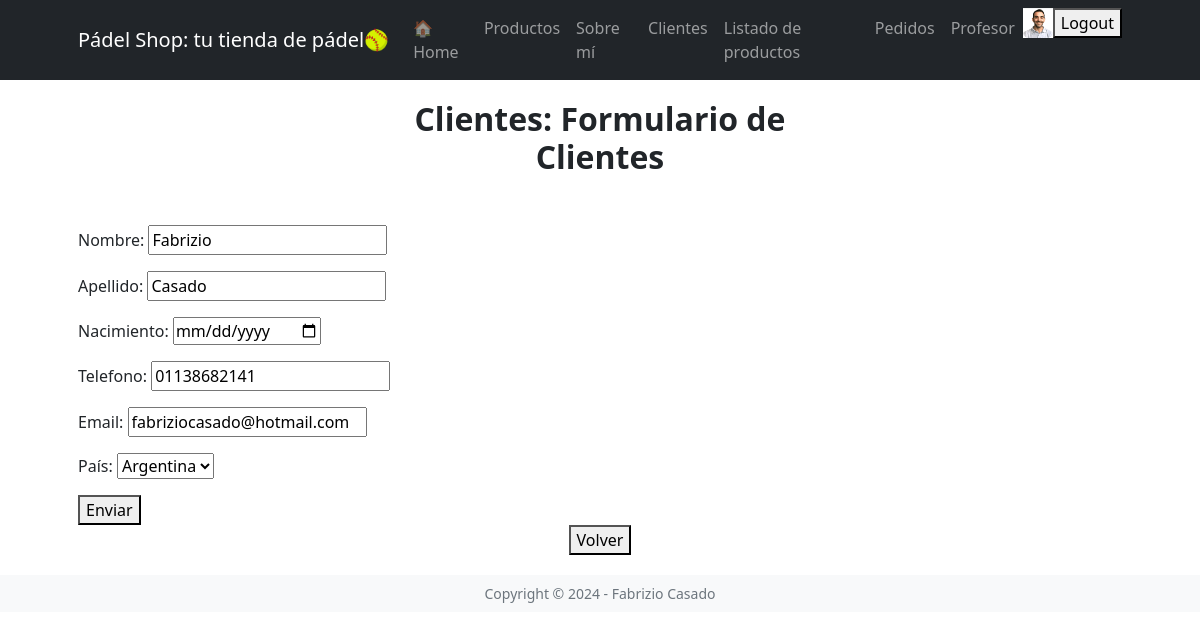
The page /clientes/cliente/update/1 (signed in) on the database its author committed.
### ventas/models.py (models this page shows, shortened)
class Vendedor(models.Model):
    usuario = models.OneToOneField(User, on_delete=models.CASCADE, related_name='vendedor')
    celular = models.CharField(max_length=50, blank=True, null=True)
    avatar = models.ImageField(upload_to='avatares', blank=True, null=True)
    class Meta:
        verbose_name = 'Vendedor'
        verbose_name_plural = 'Vendedores'

### clientes/models.py (models this page shows, shortened)
class Cliente(models.Model):
    nombre = models.CharField(max_length=50)
    apellido = models.CharField(max_length=50)
    nacimiento = models.DateField(null=True, blank=True)
    telefono = models.CharField(
        max_length=15,
        null = True,
        blank = False,
        validators=[
            RegexValidator(r'^\d{10,15}$', 'El número de teléfono debe contener solo números (entre 10 y 15 dígitos).')
        ]
    )
    email = models.CharField(max_length=100, null=True, blank=True,)
    pais_origen_id = models.ForeignKey(
        Pais, on_delete=models.SET_NULL, null=True, blank=True, verbose_name='País'
    )
    class Meta:
        verbose_name = 'Cliente'
        verbose_name_plural = 'Clientes'

class Pais(models.Model):
    nombre = models.CharField(max_length=50, unique=True)
    def __str__(self):
        return self.nombre
    class Meta:
        verbose_name = 'País de origen'
        verbose_name_plural = 'Países de origen'

### clientes/views.py (the view)
# urls.py: path('cliente/update/<int:pk>', login_required(views.ClienteUpdate.as_view()), name='cliente_update'),
class ClienteUpdate(UpdateView):
    model = Cliente
    form_class = ClienteForm
    success_url = reverse_lazy('clientes:cliente_list')

### clientes/forms.py
class ClienteForm(forms.ModelForm):
    class Meta:
        model = Cliente
        fields = '__all__'
        widgets = {'nacimiento': forms.DateInput(attrs={'type': 'date'})}

### clientes/templates/clientes/cliente_form.html (shortened to what this page needs)
{% extends 'core/base.html' %}
{% block header %}
    Clientes: Formulario de Clientes
{% endblock header %}
{% block main %}
    <form method="post">
        {{ form.as_p }}
        <button type="submit">Enviar</button>
    </form>
    {% include 'clientes/partials/volver_cliente.html' %}
{% endblock main %}

### core/templates/core/componentes/navbar.html (shortened to what this page needs)
{% load static %}
<nav class="navbar navbar-expand-lg navbar-dark bg-dark">
    <div class="container px-5">
        <a class="navbar-brand" href="{% url 'core:index' %}">Pádel Shop: tu tienda de pádel🥎</a>
        <div class="collapse navbar-collapse" id="navbarSupportedContent">
            <ul class="navbar-nav ms-auto mb-2 mb-lg-0">
                <li class="nav-item"><a class="nav-link" href="{% url 'core:index' %}">🏠Home</a></li>
                <li class="nav-item"><a class="nav-link" href="#productos">Productos</a></li>
                <li class="nav-item"><a class="nav-link" href="{% url 'core:aboutme' %}">Sobre mí</a></li>
                {% if user.is_authenticated %}
                <li class="nav-item"><a class="nav-link" href="{% url 'clientes:cliente_list' %}">Clientes</a></li>
                <li class="nav-item"><a class="nav-link" href="{% url 'productos:productocategoria_list' %}">Listado de productos</a></li>
                <li class="nav-item"><a class="nav-link" href="{% url 'productos:pedido_list' %}">Pedidos</a></li>
                <li class="nav-item"><a class="nav-link" href="{% url 'core:profile' %}">{{ user.username }}</a></li>
                    {% if user.vendedor.avatar %}
                    <img src="{{ user.vendedor.avatar.url }}"
                         alt="avatar"
                         style="height: 30px" />
                    {% else %}
                    <img src="{% static 'core/img/perfil.png' %}"
                         alt="avatar"
                         style="height: 30px" />
                    {% endif %}
                <form action="{% url 'core:logout' %}" method="post">
                    <button type="submit">Logout</button>
                </form>
                {% else %}
                <li class="nav-item"><a class="nav-link" href="{% url 'core:login' %}">Login</a></li>
                {% endif %}
            </ul>
        </div>
    </div>
</nav>

### rows shown on the page
Cliente: nombre "Fabrizio", apellido "Casado", telefono "01138682141", email "fabriziocasado@hotmail.com", pais_origen_id "Argentina"

### other values the page prints
{{ user.username }} "Profesor"
